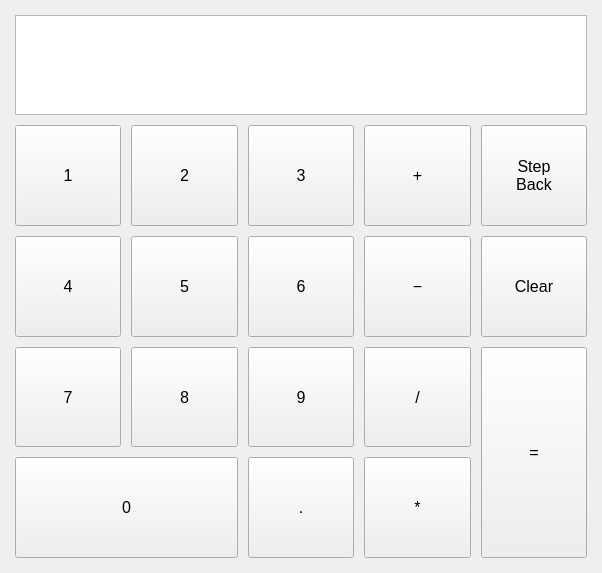
<?xml version="1.0" encoding="UTF-8"?>
<ui version="4.0">
 <class>Widget</class>
 <widget class="QWidget" name="Widget">
  <property name="enabled">
   <bool>true</bool>
  </property>
  <property name="geometry">
   <rect>
    <x>0</x>
    <y>0</y>
    <width>602</width>
    <height>573</height>
   </rect>
  </property>
  <property name="sizePolicy">
   <sizepolicy hsizetype="Preferred" vsizetype="Preferred">
    <horstretch>0</horstretch>
    <verstretch>0</verstretch>
   </sizepolicy>
  </property>
  <property name="windowTitle">
   <string>Калькулятор</string>
  </property>
  <layout class="QGridLayout" name="gridLayout" rowstretch="0,1,1,1,1">
   <property name="leftMargin">
    <number>15</number>
   </property>
   <property name="topMargin">
    <number>15</number>
   </property>
   <property name="rightMargin">
    <number>15</number>
   </property>
   <property name="bottomMargin">
    <number>15</number>
   </property>
   <property name="spacing">
    <number>10</number>
   </property>
   <item row="2" column="1">
    <widget class="QPushButton" name="buttonNum5">
     <property name="sizePolicy">
      <sizepolicy hsizetype="Minimum" vsizetype="Preferred">
       <horstretch>0</horstretch>
       <verstretch>0</verstretch>
      </sizepolicy>
     </property>
     <property name="font">
      <font>
       <pointsize>12</pointsize>
      </font>
     </property>
     <property name="text">
      <string>5</string>
     </property>
    </widget>
   </item>
   <item row="0" column="0" colspan="5" alignment="Qt::AlignTop">
    <widget class="QTextEdit" name="resultText">
     <property name="sizePolicy">
      <sizepolicy hsizetype="Expanding" vsizetype="Fixed">
       <horstretch>0</horstretch>
       <verstretch>0</verstretch>
      </sizepolicy>
     </property>
     <property name="maximumSize">
      <size>
       <width>16777215</width>
       <height>100</height>
      </size>
     </property>
     <property name="font">
      <font>
       <pointsize>14</pointsize>
      </font>
     </property>
     <property name="layoutDirection">
      <enum>Qt::LeftToRight</enum>
     </property>
     <property name="verticalScrollBarPolicy">
      <enum>Qt::ScrollBarAlwaysOff</enum>
     </property>
     <property name="horizontalScrollBarPolicy">
      <enum>Qt::ScrollBarAlwaysOff</enum>
     </property>
     <property name="readOnly">
      <bool>true</bool>
     </property>
    </widget>
   </item>
   <item row="2" column="3">
    <widget class="QPushButton" name="buttonMinus">
     <property name="sizePolicy">
      <sizepolicy hsizetype="Minimum" vsizetype="Preferred">
       <horstretch>0</horstretch>
       <verstretch>0</verstretch>
      </sizepolicy>
     </property>
     <property name="font">
      <font>
       <pointsize>12</pointsize>
      </font>
     </property>
     <property name="text">
      <string>−</string>
     </property>
    </widget>
   </item>
   <item row="1" column="3">
    <widget class="QPushButton" name="buttonPlus">
     <property name="sizePolicy">
      <sizepolicy hsizetype="Minimum" vsizetype="Preferred">
       <horstretch>0</horstretch>
       <verstretch>0</verstretch>
      </sizepolicy>
     </property>
     <property name="font">
      <font>
       <pointsize>12</pointsize>
      </font>
     </property>
     <property name="text">
      <string>+</string>
     </property>
    </widget>
   </item>
   <item row="3" column="4" rowspan="2">
    <widget class="QPushButton" name="buttonResult">
     <property name="sizePolicy">
      <sizepolicy hsizetype="Minimum" vsizetype="Preferred">
       <horstretch>0</horstretch>
       <verstretch>0</verstretch>
      </sizepolicy>
     </property>
     <property name="font">
      <font>
       <pointsize>12</pointsize>
      </font>
     </property>
     <property name="text">
      <string>=</string>
     </property>
    </widget>
   </item>
   <item row="3" column="2">
    <widget class="QPushButton" name="buttonNum9">
     <property name="sizePolicy">
      <sizepolicy hsizetype="Minimum" vsizetype="Preferred">
       <horstretch>0</horstretch>
       <verstretch>0</verstretch>
      </sizepolicy>
     </property>
     <property name="font">
      <font>
       <pointsize>12</pointsize>
      </font>
     </property>
     <property name="text">
      <string>9</string>
     </property>
    </widget>
   </item>
   <item row="3" column="0">
    <widget class="QPushButton" name="buttonNum7">
     <property name="sizePolicy">
      <sizepolicy hsizetype="Minimum" vsizetype="Preferred">
       <horstretch>0</horstretch>
       <verstretch>0</verstretch>
      </sizepolicy>
     </property>
     <property name="font">
      <font>
       <pointsize>12</pointsize>
      </font>
     </property>
     <property name="text">
      <string>7</string>
     </property>
    </widget>
   </item>
   <item row="3" column="1">
    <widget class="QPushButton" name="buttonNum8">
     <property name="sizePolicy">
      <sizepolicy hsizetype="Minimum" vsizetype="Preferred">
       <horstretch>0</horstretch>
       <verstretch>0</verstretch>
      </sizepolicy>
     </property>
     <property name="font">
      <font>
       <pointsize>12</pointsize>
      </font>
     </property>
     <property name="text">
      <string>8</string>
     </property>
    </widget>
   </item>
   <item row="1" column="4">
    <widget class="QPushButton" name="buttonBack">
     <property name="sizePolicy">
      <sizepolicy hsizetype="Minimum" vsizetype="Preferred">
       <horstretch>0</horstretch>
       <verstretch>0</verstretch>
      </sizepolicy>
     </property>
     <property name="font">
      <font>
       <pointsize>12</pointsize>
      </font>
     </property>
     <property name="text">
      <string>Step
Back</string>
     </property>
    </widget>
   </item>
   <item row="3" column="3">
    <widget class="QPushButton" name="buttonDivide">
     <property name="sizePolicy">
      <sizepolicy hsizetype="Minimum" vsizetype="Preferred">
       <horstretch>0</horstretch>
       <verstretch>0</verstretch>
      </sizepolicy>
     </property>
     <property name="font">
      <font>
       <pointsize>12</pointsize>
      </font>
     </property>
     <property name="text">
      <string>/</string>
     </property>
    </widget>
   </item>
   <item row="1" column="1">
    <widget class="QPushButton" name="buttonNum2">
     <property name="sizePolicy">
      <sizepolicy hsizetype="Minimum" vsizetype="Preferred">
       <horstretch>0</horstretch>
       <verstretch>0</verstretch>
      </sizepolicy>
     </property>
     <property name="font">
      <font>
       <pointsize>12</pointsize>
      </font>
     </property>
     <property name="text">
      <string>2</string>
     </property>
    </widget>
   </item>
   <item row="2" column="2">
    <widget class="QPushButton" name="buttonNum6">
     <property name="sizePolicy">
      <sizepolicy hsizetype="Minimum" vsizetype="Preferred">
       <horstretch>0</horstretch>
       <verstretch>0</verstretch>
      </sizepolicy>
     </property>
     <property name="font">
      <font>
       <pointsize>12</pointsize>
      </font>
     </property>
     <property name="text">
      <string>6</string>
     </property>
    </widget>
   </item>
   <item row="1" column="0">
    <widget class="QPushButton" name="buttonNum1">
     <property name="sizePolicy">
      <sizepolicy hsizetype="Minimum" vsizetype="Preferred">
       <horstretch>0</horstretch>
       <verstretch>0</verstretch>
      </sizepolicy>
     </property>
     <property name="font">
      <font>
       <pointsize>12</pointsize>
      </font>
     </property>
     <property name="text">
      <string>1</string>
     </property>
    </widget>
   </item>
   <item row="2" column="4">
    <widget class="QPushButton" name="buttonClear">
     <property name="sizePolicy">
      <sizepolicy hsizetype="Minimum" vsizetype="Preferred">
       <horstretch>0</horstretch>
       <verstretch>0</verstretch>
      </sizepolicy>
     </property>
     <property name="font">
      <font>
       <pointsize>12</pointsize>
      </font>
     </property>
     <property name="text">
      <string>Clear</string>
     </property>
    </widget>
   </item>
   <item row="4" column="0" colspan="2">
    <widget class="QPushButton" name="buttonNum0">
     <property name="sizePolicy">
      <sizepolicy hsizetype="Minimum" vsizetype="Preferred">
       <horstretch>0</horstretch>
       <verstretch>0</verstretch>
      </sizepolicy>
     </property>
     <property name="font">
      <font>
       <pointsize>12</pointsize>
      </font>
     </property>
     <property name="text">
      <string>0</string>
     </property>
    </widget>
   </item>
   <item row="4" column="2">
    <widget class="QPushButton" name="buttonPoint">
     <property name="sizePolicy">
      <sizepolicy hsizetype="Minimum" vsizetype="Preferred">
       <horstretch>0</horstretch>
       <verstretch>0</verstretch>
      </sizepolicy>
     </property>
     <property name="font">
      <font>
       <pointsize>12</pointsize>
      </font>
     </property>
     <property name="text">
      <string>.</string>
     </property>
    </widget>
   </item>
   <item row="2" column="0">
    <widget class="QPushButton" name="buttonNum4">
     <property name="sizePolicy">
      <sizepolicy hsizetype="Minimum" vsizetype="Preferred">
       <horstretch>0</horstretch>
       <verstretch>0</verstretch>
      </sizepolicy>
     </property>
     <property name="font">
      <font>
       <pointsize>12</pointsize>
      </font>
     </property>
     <property name="text">
      <string>4</string>
     </property>
    </widget>
   </item>
   <item row="1" column="2">
    <widget class="QPushButton" name="buttonNum3">
     <property name="sizePolicy">
      <sizepolicy hsizetype="Minimum" vsizetype="Preferred">
       <horstretch>0</horstretch>
       <verstretch>0</verstretch>
      </sizepolicy>
     </property>
     <property name="font">
      <font>
       <pointsize>12</pointsize>
      </font>
     </property>
     <property name="text">
      <string>3</string>
     </property>
    </widget>
   </item>
   <item row="4" column="3">
    <widget class="QPushButton" name="buttonMultiply">
     <property name="sizePolicy">
      <sizepolicy hsizetype="Minimum" vsizetype="Preferred">
       <horstretch>0</horstretch>
       <verstretch>0</verstretch>
      </sizepolicy>
     </property>
     <property name="font">
      <font>
       <pointsize>12</pointsize>
      </font>
     </property>
     <property name="text">
      <string>*</string>
     </property>
    </widget>
   </item>
  </layout>
 </widget>
 <resources/>
 <connections/>
</ui>
